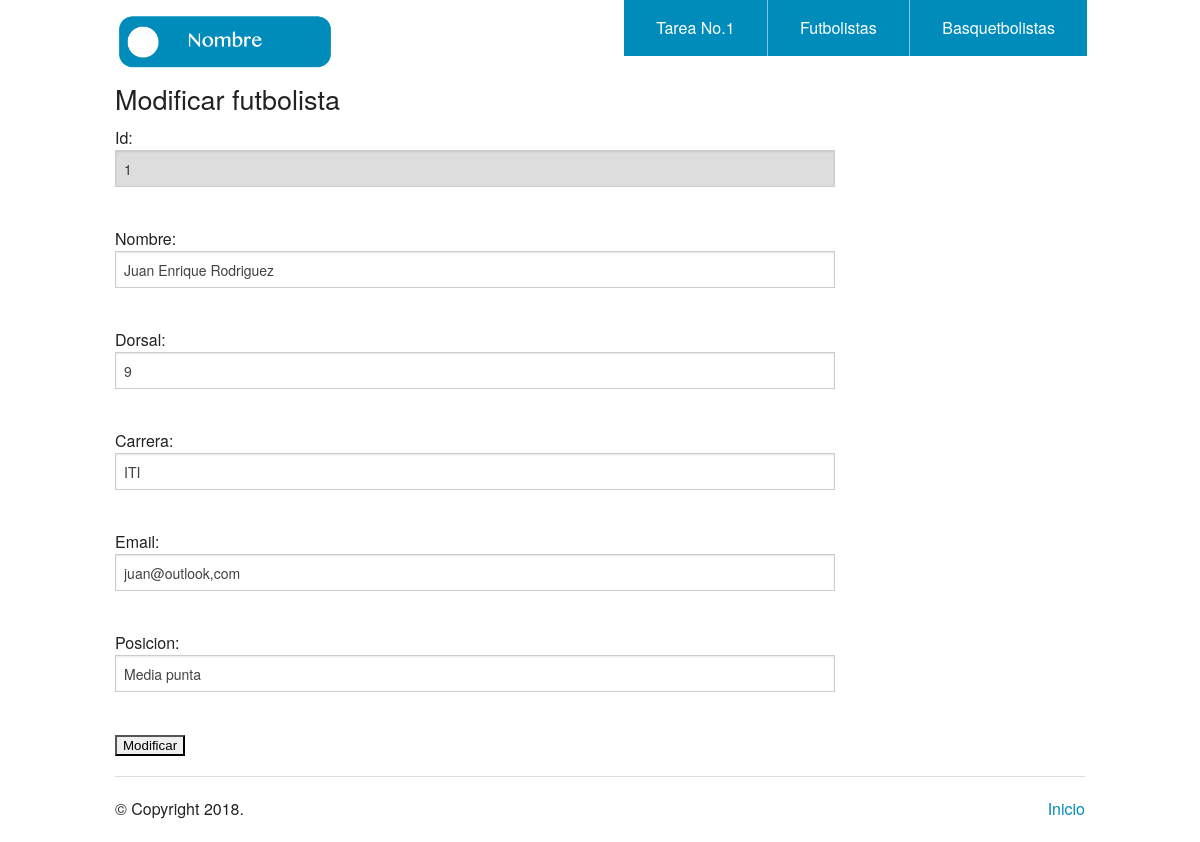
Screenshot of /modificar_futbolista.php?Id=1 with the database file from the repository.
### tables this page shows
CREATE TABLE `futbolistas` (
  `Id` int(11) NOT NULL,
  `Dorsal` int(11) NOT NULL,
  `Nombre` varchar(30) NOT NULL,
  `Carrera` varchar(30) NOT NULL,
  `Email` varchar(30) NOT NULL,
  `Posicion` varchar(30) NOT NULL
);

### modificar_futbolista.php (the view, shortened to what this page needs)
<?php
  include_once('Config2.php');
  $Id = isset( $_GET['Id'] ) ? $_GET['Id'] : '';
  $datos_fut = $conexion->prepare('SELECT * FROM Futbolistas WHERE Id = :Id');
  $datos_fut->bindParam(':Id',$Id);
  $datos_fut->execute();
  $datos_fut = $datos_fut->fetchAll();
?>
<!doctype html>
<html class="no-js" lang="en">
  <head>
    <link rel="stylesheet" href="./css/foundation.css" />
  </head>
  <body>
    <?php require_once('header2.php'); ?>
    <div class="row">
      <div class="large-9 columns">
        <h3>Modificar futbolista</h3>
        <div class="section-container tabs" data-section>
          <section class="section">
            <div class="content" data-slug="panel1">
              <form method="post">
                Id: <input type="text" name="Id" disabled value="<?php echo $datos_fut[0]['Id']; ?> ">
                <br>
                Nombre: <input type="text" name="Nombre" value="<?php echo $datos_fut[0]['Nombre']; ?>">
                <br>
                Dorsal: <input type="text" name="Dorsal" value="<?php echo $datos_fut[0]['Dorsal']; ?>">
                <br>
                Carrera: <input type="text" name="Carrera" value="<?php echo $datos_fut[0]['Carrera']; ?>">
                <br>
                Email: <input type="text" name="Email" value="<?php echo $datos_fut[0]['Email']; ?>">
                <br>
                Posicion: <input type="text" name="Posicion" value="<?php echo $datos_fut[0]['Posicion']; ?>">
                <br>
                <input type="submit" name="submit" value="Modificar">
            </form>
            </div>
          </section>
        </div>
      </div>
    </div>
    <?php require_once('footer.php'); ?>

### rows the page displays
futbolistas: Id "1", Nombre "Juan Enrique Rodriguez", Dorsal "9", Carrera "ITI", Email "juan@outlook,com", Posicion "Media punta"
